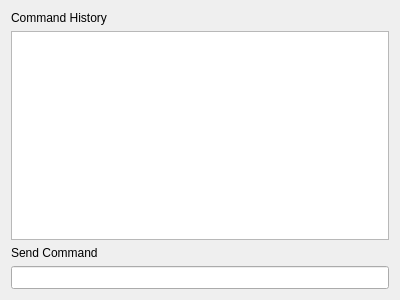
<?xml version="1.0" encoding="UTF-8"?>
<ui version="4.0">
 <class>Form</class>
 <widget class="QWidget" name="Form">
  <property name="geometry">
   <rect>
    <x>0</x>
    <y>0</y>
    <width>400</width>
    <height>300</height>
   </rect>
  </property>
  <property name="windowTitle">
   <string>Form</string>
  </property>
  <layout class="QVBoxLayout" name="verticalLayout">
   <item>
    <widget class="QLabel" name="label">
     <property name="text">
      <string>Command History</string>
     </property>
    </widget>
   </item>
   <item>
    <widget class="QTextEdit" name="console_history">
     <property name="font">
      <font>
       <pointsize>10</pointsize>
      </font>
     </property>
     <property name="focusPolicy">
      <enum>Qt::ClickFocus</enum>
     </property>
     <property name="readOnly">
      <bool>true</bool>
     </property>
    </widget>
   </item>
   <item>
    <widget class="QLabel" name="label_2">
     <property name="text">
      <string>Send Command</string>
     </property>
    </widget>
   </item>
   <item>
    <widget class="HistoryLineEdit" name="console_cmd">
     <property name="font">
      <font>
       <pointsize>10</pointsize>
      </font>
     </property>
    </widget>
   </item>
  </layout>
 </widget>
 <customwidgets>
  <customwidget>
   <class>HistoryLineEdit</class>
   <extends>QLineEdit</extends>
   <header>history_lineedit.h</header>
  </customwidget>
 </customwidgets>
 <resources/>
 <connections/>
</ui>
